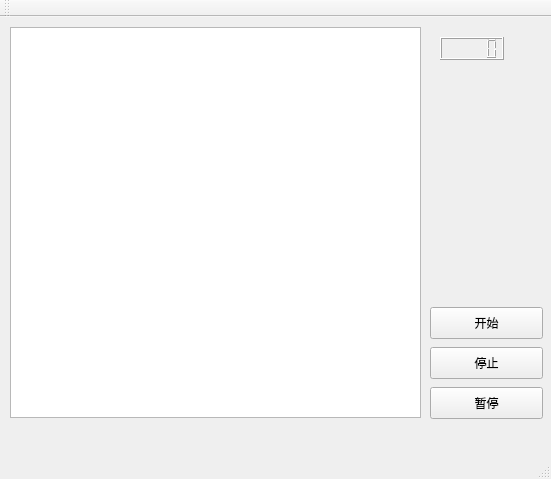
<?xml version="1.0" encoding="UTF-8"?>
<ui version="4.0">
 <class>MainWindow</class>
 <widget class="QMainWindow" name="MainWindow">
  <property name="geometry">
   <rect>
    <x>0</x>
    <y>0</y>
    <width>551</width>
    <height>479</height>
   </rect>
  </property>
  <property name="windowTitle">
   <string>MainWindow</string>
  </property>
  <widget class="QWidget" name="centralWidget">
   <widget class="QGraphicsView" name="graph">
    <property name="geometry">
     <rect>
      <x>10</x>
      <y>10</y>
      <width>411</width>
      <height>391</height>
     </rect>
    </property>
   </widget>
   <widget class="QPushButton" name="btn_start">
    <property name="geometry">
     <rect>
      <x>430</x>
      <y>290</y>
      <width>113</width>
      <height>32</height>
     </rect>
    </property>
    <property name="text">
     <string>开始</string>
    </property>
   </widget>
   <widget class="QPushButton" name="btn_suspend">
    <property name="geometry">
     <rect>
      <x>430</x>
      <y>370</y>
      <width>113</width>
      <height>32</height>
     </rect>
    </property>
    <property name="text">
     <string>暂停</string>
    </property>
   </widget>
   <widget class="QPushButton" name="btn_stop">
    <property name="geometry">
     <rect>
      <x>430</x>
      <y>330</y>
      <width>113</width>
      <height>32</height>
     </rect>
    </property>
    <property name="text">
     <string>停止</string>
    </property>
   </widget>
   <widget class="QLCDNumber" name="score">
    <property name="geometry">
     <rect>
      <x>440</x>
      <y>20</y>
      <width>64</width>
      <height>23</height>
     </rect>
    </property>
   </widget>
  </widget>
  <widget class="QMenuBar" name="menuBar">
   <property name="geometry">
    <rect>
     <x>0</x>
     <y>0</y>
     <width>551</width>
     <height>22</height>
    </rect>
   </property>
  </widget>
  <widget class="QToolBar" name="mainToolBar">
   <attribute name="toolBarArea">
    <enum>TopToolBarArea</enum>
   </attribute>
   <attribute name="toolBarBreak">
    <bool>false</bool>
   </attribute>
  </widget>
  <widget class="QStatusBar" name="statusBar"/>
 </widget>
 <layoutdefault spacing="6" margin="11"/>
 <resources/>
 <connections/>
</ui>
